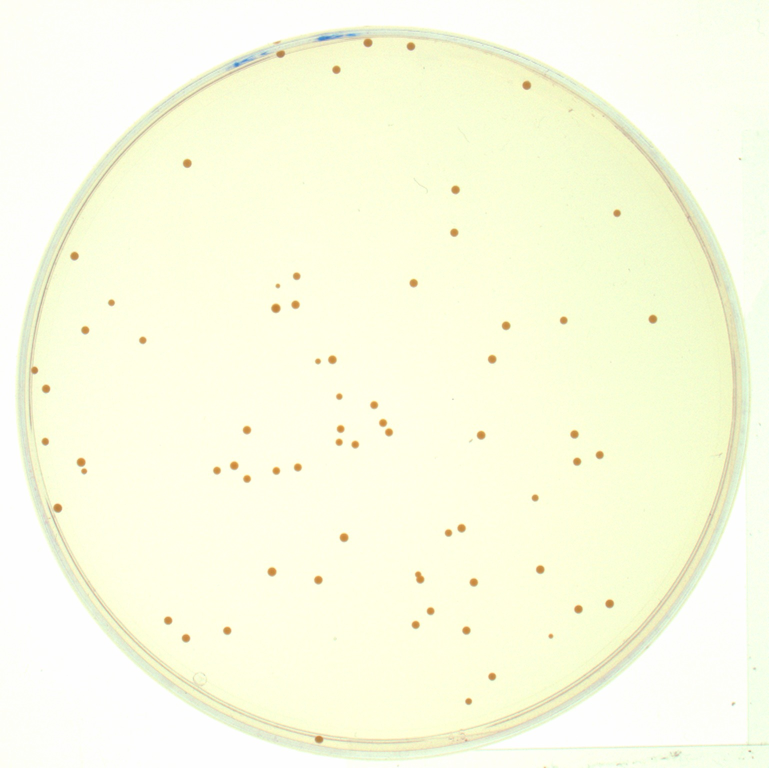
#> input picture _sources/d/plosPicHQ/q120404-01.jpg, 1538 x 1536 px (shown at 1/2 size)
$ jupyter execute --allow-errors i_pictu.ipynb   (shell and % lines are left out)
#> lines starting #> are read from the running program, lines starting #| are printed output that depends on the picture
# Обработка изображений

Компьютерное зрение - отрасль компьютерной науки, цель которой научить машины распознавать изображения.
Распознавать - буквально извлекать знания из изображения.

В наше время компьютерное зрение находит широкое применение в безопасности - распознавание лиц и отпечатков пальцев, в промышленности - сортировка объектов на конвейерных линиях и пр.

Пример применения в ветеринарии - определение по отпечаткам лап давления в пятке ({numref}`paws`) для выявления травм и [анализа походки](https://todaysveterinarybusiness.com/wp-content/uploads/sites/4/2016/05/2016-0304_Rehab-Gait-Analysis.pdf).

::: {figure-md} paws

Автоматическое распознавание пальцев на отпечатках лапы.
:::

Рассмотрим более традиционное применение в биологии - подсчет колоний в чашке Петри.

Современный алгоритм для решения этой задачи {cite}`geissmann2013` включает выделение фрагментов нормализованного изображения по порогу и выполнение дополнительных проверок ({numref}`algopetri`).

::: {figure-md} algopetri

Блок-схема, представляющая этапы обработки изображений.
(1) коррекция градуальных изменений интенсивности фона и повышение контрастности;
(2) генерация карты оценок путем итеративного аннотирования областей;
(3) поиск связанных компонентов в карте пороговых оценок и их сегментация;
(4) дополнительные фильтры.
:::

Рассмотрим некоторые шаги для понимания принципов работы с изображениями.

[cell 1]
%pylab inline
from ipywidgets import interact

## Загрузка изображения

Чтобы компьютер "видел" и считал, нужно получить цифровое изображение агарового слоя, например с помощью камеры, закрепленной над предметным столиком ({numref}`petricamera`).

::: {figure-md} petricamera

Установка для получения снимков содержимого чашек Петри
[%copy; ](http://journals.plos.org/plosone/article?id=10.1371/journal.pone.0033695) 2012.
:::

Загрузим примеры изображений со страницы http://opencfu.sourceforge.net/samples.php

[cell 2]
import zipfile
import os
import requests
from io import BytesIO

[cell 3]
# скачаем архив
u = 'http://downloads.sourceforge.net/project/opencfu/samples/plosPicHQ.zip?r=http%3A%2F%2Fopencfu.sourceforge.net%2Fsamples.php&ts=1450794551&use_mirror=netcologne'
#> (the rest of this cell did not finish here and is left out)

Размер архива около 5Мб. Прочитаем и распакуем архив в текущей папке.

#> (a cell that did not finish here is left out)

#> (a cell that did not finish here is left out)

Загрузим первое из скачанных изображений. Для загрузки используем команду imread (от `image` read, "читать изображение"), а для просмотра `imshow` (от image show, "показывать изображение").

[cell 6]
u1 = 'd/plosPicHQ/q120404-01.jpg'  # задаем путь к файлу с картинкой
I = imread(u1)
#> I is the input picture: shape (1536, 1538, 3); mean R, G, B 250.4, 252.1, 226.6
I.shape
#> Out = (1536, 1538, 3)

[cell 7]
imshow(I);

Как следует из формы загруженного трехмерного массива чисел, изображение состоит из 2362368 точек, каждая из которых закодирована тремя числами (третье измерение).

## Анализ изображения

Как утверждают авторы - точки в чашке - это золотистый стафилококк [Staphylococcus aureus](https://ru.wikipedia.org/wiki/%D0%97%D0%BE%D0%BB%D0%BE%D1%82%D0%B8%D1%81%D1%82%D1%8B%D0%B9_%D1%81%D1%82%D0%B0%D1%84%D0%B8%D0%BB%D0%BE%D0%BA%D0%BE%D0%BA%D0%BA).

Изображение центрировано, и можно "обрезать" края чашки по координатам. Для надежности в реальном приложении нужно разработать специальный детектор края чашки. В крайнем случае, если стеклянный край светлее, чем колонии, то можно считать точки и за пределами чашки - ошибки не будет - ведь их там нет.

Возьмем для простоты прямоугольный фрагмент изображения.

[cell 8]
F=I[800:1200, 810:1210]
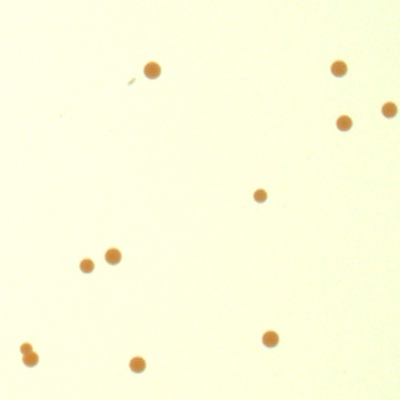
#> F: shape (400, 400, 3); mean R, G, B 253.3, 253.4, 222.7
F.shape
#> Out = (400, 400, 3)

[cell 9]
imshow(F);

Рассмотрим три цветовых канала (RGB), в которых закодирован цвет каждой точки (пикселя).
В большинстве форматов отсутствие цвета кодируется как 0, а полная насыщенность как максимальное значение - например, 255, если используется 8-битное кодирование с максимумом $2^8$.

[cell 10]
RGB='RGB'
figsize(11,4)
for i in range(F.shape[2]):
    subplot(1,F.shape[2], i+1)
    imshow(F[:,:,i], cmap='gray'); title(RGB[i])

Самый чистый и четкий - второй канал (зеленый). Будем использовать его.

> Подумайте, почему самый темный фон у синего канала? Как это связано с тем, что цвет агара на фотографии желтоватого цвета?

Инвертируем второй канал (с индексом 1), чтобы нужные значения были выше фона.  Если колонии белые на агаре с кровью, то, соответственно, инвертировать не нужно.

[cell 11]
Z = 255 - F[:,:,1]

#отобразим значения в матрице Z в виде поверхности
from mpl_toolkits.mplot3d import Axes3D

fig = figure()
ax = fig.add_subplot(111, projection='3d')
X,Y = meshgrid(arange(Z.shape[1]), arange(Z.shape[0]))
ax.plot_surface(X,Y,Z);
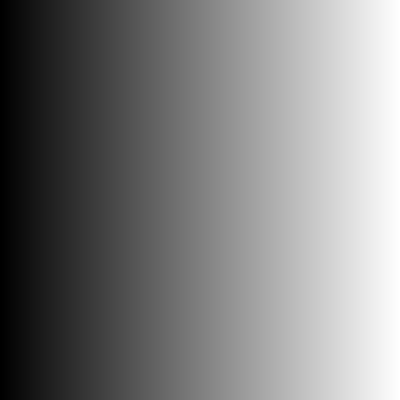
#> X: shape (400, 400) int64; min 0, max 399, mean 199.5; drawn with min black and max white

В цифровом виде участки, где выросли бактерии, имеют более высокие значения, чем фон. Чтобы найти области, занятые бактериями, достаточно задать пороговое значение.

Для отображения границ одинаковой высоты удобно использовать контур.

[cell 12]
imshow(Z, cmap='gray_r');
coco = contour(Z, [Z.max()/2], colors='r')  # красная линия
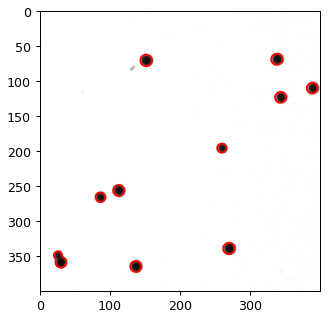
#> figure drawn by matplotlib, 1 panel

[cell 13]
n = len(coco.allsegs[0])
#> n = 10
n
#> Out = 10

Итак, найдено 10 сегментов контурной линии. Каждый сегмент окружает колонию, то есть ответ готов. Можно усовершенствовать алгоритм для обнаружения некруглых объектов (как в левом нижнем углу фрагмента).

Для этого можно перебрать все найденные контуры и проверить их свойства (размер, форму).

[cell 14]
n_dubli=0
for co in (coco.allsegs[0]):
    ss=co.max(0)-co.min(0)
    r = ss[0]/ss[1]

    # наивная проверка на круглость по отношению ширины и высоты сегмента
    if (r < 0.8) or (r > 1.2):
        vertex = co.min(0) + ss/2
        print('Подозрительно бесформенная колония размером {:.0f}x{:.0f} в ({:.0f},{:.0f})'.format(ss[0],ss[1], vertex[0], vertex[1]))

        # если не круглая - значит прибавляем еще одну колонию
        n_dubli+=1
#> this loop made 10 passes
#> (ss, r, vertex, n_dubli) on pass 9: ([17.52, 23.38], 0.749, [28.89, 354.6], 1)
#> (ss, r) on passes 1 to 6: ([15.75, 15.72], 1), ([16.32, 16.52], 0.988), ([14.94, 15.54], 0.961), ([15.42, 15.28], 1.01), ([12.73, 12.85], 0.99), ([15.76, 15.94], 0.989)
#| Подозрительно бесформенная колония размером 18x23 в (29,355)
#> after the loop, n_dubli = 1

n + n_dubli
#> Out = 11

## Продвинутый анализ изображений

Мы рассмотрели простой случай, где колонии достаточно обособлены. В других случаях важно считать не количество, а площадь, занимаемую колониями. Если объекты разных типов, то нужно "научить" программу различать эти типы и считать их отдельно.
[Примеры интерфейсов программ для полуавтоматического распознавания разных клеток](http://ilastik.org/gallery.html).

Если много шума, то нужно предварительно подготовить изображение, чтобы не выявлять мелкие частицы.
Эти и другие процедуры берут на входе двухмерный массив и возвращают также двухмерный массив - в результате можно построить цепочку обработок.

Чтобы получить номера сегментов в виде изображения используем специальную библиотеку для работы с изображениями. Сначала сделаем сглаживание, затем каждой колонии зададим свой цвет, чтобы отличать их друг от друга и от фона.

[cell 15]
import skimage.color
import skimage.filters
import skimage.measure

[cell 16]
# сглаживаем двухмерным фильтром
Zf = skimage.filters.gaussian(Z, 4)

# размечаем на сегменты превышающие порог
porog = Zf.max()/2  # зададим порог вполовину от высоты "столбиков"
#> porog = 0.194
labeled = skimage.measure.label(Zf > porog)
#> labeled: shape (400, 400) int32; 11 distinct labels, from 0 to 10
imshow(labeled); colorbar();

Есть способ представить контуры в виде изображения.

[cell 17]
sob = skimage.filters.prewitt(Z)
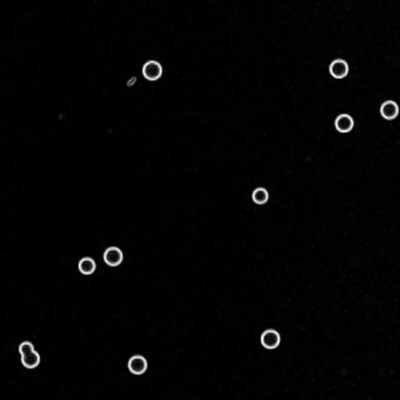
#> sob: shape (400, 400) float64; min 0, max 0.209, mean 0.00314; drawn with min black and max white
imshow(sob, cmap='gray_r');

Если разметить отдельные сегменты уже на этом изображении, то получим разноцветные кольца.

[cell 18]
labeled = skimage.measure.label(sob > sob.max()*0.6)
#> labeled: shape (400, 400) int32; 11 distinct labels, from 0 to 10
imshow(labeled, cmap=cm.jet); colorbar();

Другая проблема - блики на прозрачных колониях. Получаются пиксели с несколькими уровнями яркости и надо тщательно подбирать уровень контурной обводки.

[cell 19]
u1='d/plosPicHQ/neisseria_gonorrhoeae.jpg'
I=imread(u1)
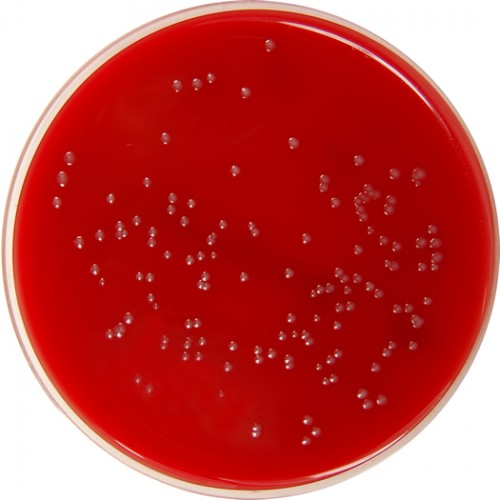
#> input picture _sources/d/plosPicHQ/neisseria_gonorrhoeae.jpg, 500 x 500 px
#> I is the input picture: shape (500, 500, 3); mean R, G, B 193.8, 71.8, 70.2
F=I[100:400, 100:400]
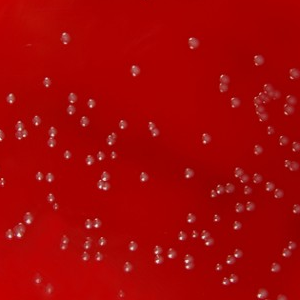
#> F: shape (300, 300, 3); mean R, G, B 165.2, 6.1, 5.7
imshow(F);

[cell 20]
Z = F[:,:,1]  # инверсия не нужна
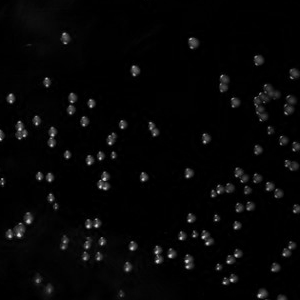
#> Z: shape (300, 300); min 0, max 230, mean 6.1

ax = figure().add_subplot(111, projection='3d')
X,Y = meshgrid(arange(Z.shape[1]), arange(Z.shape[0]))
ax.plot_surface(X,Y,Z);
#> X: shape (300, 300) int64
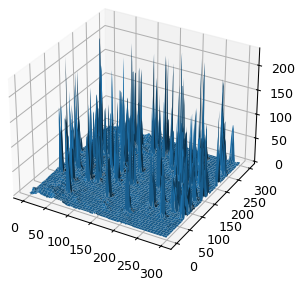
#> figure drawn by matplotlib, 1 panel

Блики на 3D-картинке выглядят как острые пики.

[cell 21]
imshow(Z, cmap='gray_r');
coco=contour(Z, 1, colors='r')
n=len(coco.allsegs[0])
#> n = 987
title('{} обнаруженных колоний'.format(n));
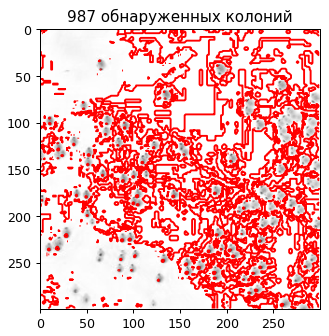
#> figure drawn by matplotlib, 1 panel
#> the sliders are set to level = 127

С 1 контуром по-умолчанию уровень порога неудачный. Удобно подобрать порог интерактивно.

[cell 22]
@interact(level=(0,255))
def _scale(level=25):
#> called with level = 127
    imshow(Z, cmap='gray_r');
    coco=contour(Z, [level], colors='r')
    n=len(coco.allsegs[0])
#> n = 107
    title('{} обнаруженных колоний'.format(n));
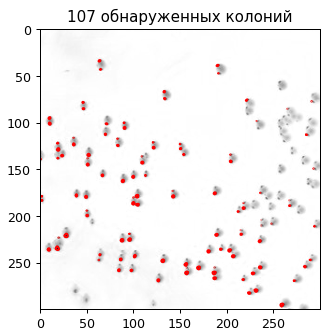
#> figure drawn by matplotlib, 1 panel
